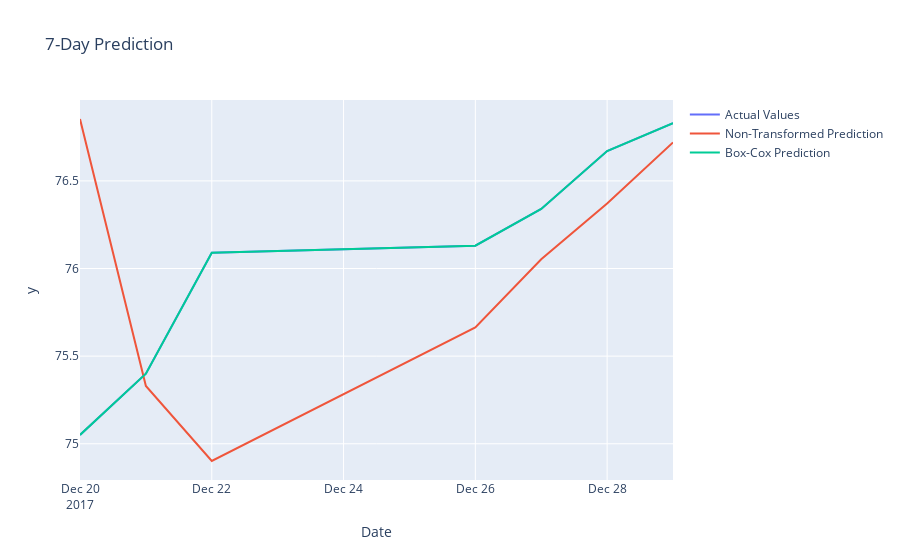
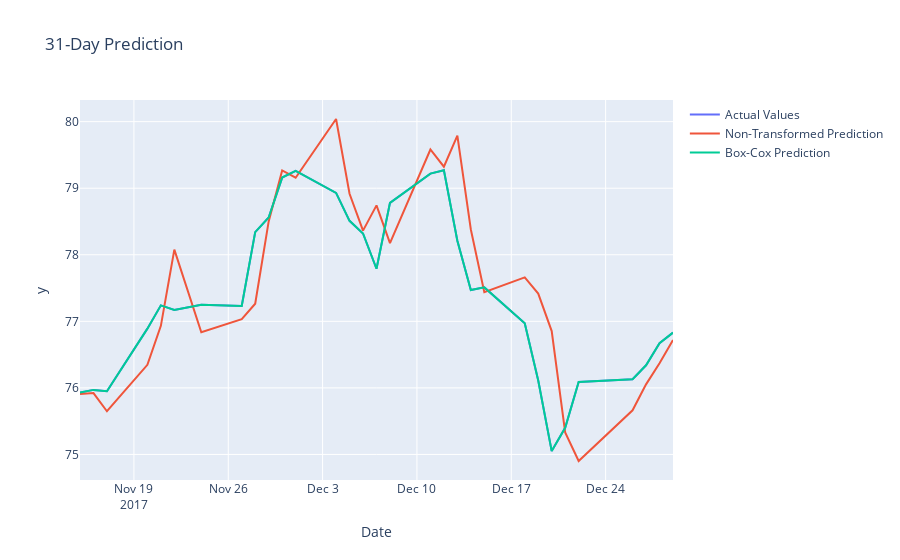

The cell these charts' notebook holds for them, in order:
### Code cell
fig_7.show()
fig_31.show()
fig_total.show()
